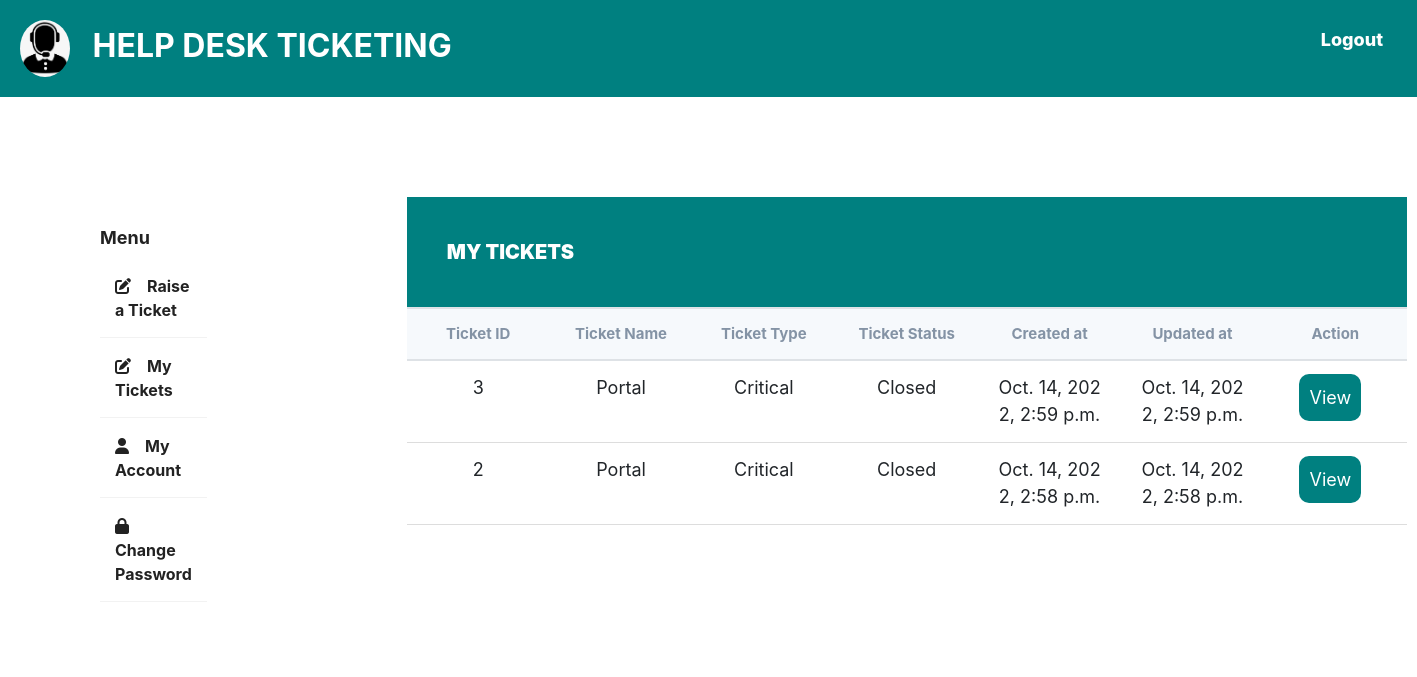
/helpdesk/my-tickets/brian/ (signed in), run on the app's committed database.
### base/models.py (models this page shows, shortened)
class Ticket(models.Model):
    ticket_id = models.AutoField(primary_key=True)
    created_by = models.ForeignKey(
        StudentProfile, on_delete=models.CASCADE, null=True, related_name='created_by')
    closed_by = models.ForeignKey(
        OfficerProfile, on_delete=models.CASCADE, null=True)
    ticket_name = models.CharField(max_length=200, blank=True)
    ticket_type = models.CharField(max_length=200, blank=True)
    ticket_description = models.TextField(max_length=200, blank=True)
    StatusChoices = [
        ('InProgress', 'InProgress'),
        ('Open', 'Open'),
        ('Closed', 'Closed'),
        ('Deferred', 'Deferred'),
    ]
    ticket_status = models.CharField(max_length=200, choices=StatusChoices,
                                     default='Open', blank=True)
    reg_no = models.CharField(max_length=200, blank=False, null=True)
    created_at = models.DateTimeField(default=datetime.now, blank=True)
    updated_at = models.DateTimeField(default=datetime.now, blank=True)
    class Meta:
        ordering = ['-created_at']

### base/views.py (the view)
# urls.py: path('my-tickets/<str:username>/',login_required(views.listTickets), name='my-tickets'),
def listTickets(request, username):
    owner = Users.objects.get(username=username)
    id = StudentProfile.objects.get(user=owner.id).student_id
    my_tickets = Ticket.objects.filter(created_by=id)
    context = {
        "object_list": my_tickets
    }
    return render(request, 'student/my_tickets.html', context)

### templates/student/my_tickets.html
{% extends 'portal.html'%}
{% load static%}
{% block content %}
<div class="wrapper">
    <div class="sidebar">
        <h4>Menu</h4>
        <ul>
            <li><a href="{% url 'raise-ticket'%}"><i class="fa-solid fa-pen-to-square"></i>Raise a Ticket</a></li>
            <li><a href="{% url 'my-tickets' request.user.username %}"><i class="fa-solid fa-pen-to-square"></i>My Tickets</a></li>
            <li><a href="{% url 'my-account'%}"><i class="fa-solid fa-user"></i>My Account</a></li>
            <li><a href="{% url 'change-password'%}"><i class="fa-solid fa-lock"></i>Change Password</a></li>
        </ul>
    </div>
    <div class="main_content">
        <div class="header">MY TICKETS</div>
        <div class="table">
            <div class="table_section">
                <table>
                    <thead>
                        <tr>
                            <th>Ticket ID</th>
                            <th>Ticket Name</th>
                            <th>Ticket Type</th>
                            <th>Ticket Status</th>
                            <th>Created at</th>
                            <th>Updated at</th>
                            <th>Action</th>
                        </tr>
                    </thead>
                    <tbody>
                        {% for ticket in object_list %}
                        <tr>
                            <td>{{ ticket.ticket_id }}</td>
                            <td>{{ ticket.ticket_name }}</td>
                            <td>{{ ticket.ticket_type }}</td>
                            {% if ticket.ticket_status == "Open" %}
                            <td style="color: red;"> {{ ticket.ticket_status }} </td>
                            {% else %}
                            <td>{{ ticket.ticket_status }}</td>
                            {% endif %}
                            <td>{{ ticket.created_at}}</td>
                            <td>{{ ticket.updated_at}}</td>
                            <td>
                                <a href="{%url 'ticket' ticket.ticket_id %}"><button>View</button></a>
                            </td>
                        </tr>
                        {% endfor %}
                    </tbody>
                </table>
            </div>
        </div>
    </div>
    {% endblock content %}

### static/style.css (style rules this page uses)
* { margin: 0; padding: 0; box-sizing: border-box; }
html { font-family: Poppins; font-size: 18px; line-height: 1.8; color: #222; background: #f8f8f8; font-weight: 400; font-family: Poppins; }
a { text-decoration: none; }
.wrapper { display: flex; position: relative; margin: 100px; }
.wrapper .sidebar { width: 300px; height: 100%; background: #fff; padding: 30px 0px; position: sticky; }
.wrapper .sidebar h4 { color: #222; text-align: left; font-size: 18px; font-weight: 700; }
.wrapper .sidebar ul li { padding: 15px; border-bottom: 1px solid #fff; border-bottom: 1px solid rgba(0, 0, 0, 0.05); border-top: 1px solid rgba(255, 255, 255, 0.05); list-style: none; transition: .4s; }
.wrapper .sidebar ul li a { color: #222; display: block; font-size: 16px; font-weight: 700; }
.sidebar ul a i { margin-right: 16px; }
.wrapper .main_content { width: 100%; margin-left: 200px; }
.wrapper .main_content .header { padding: 40px; background: teal; color: #fff; border-bottom: 1px solid #e0e4e8; border-top: 30px; font-weight: 1000; width: 100%; font-size: 20px; }
table { width: 100%; table-layout: fixed; }
.table { width: 100%; table-layout: fixed; min-width: 1000px; border-collapse: collapse; }
.table_section { height: 650px; overflow: auto; min-width: 100px; }
thead th { position: sticky; top: 0; background-color: #f6f9fc; color: #8493a5; font-size: 15px; }
th, td { border-bottom: 1px solid #dddddd; padding: 10px 20px; word-break: break-all; text-align: center; }
button { outline: none; border: none; border-radius: 10px; cursor: pointer; padding: 10px; color: #ffffff; margin-right: 10px; }
td button:nth-child(1) { background-color: teal; }

### data on the page
Ticket: ticket_id "3", ticket_name "Portal", ticket_type "Critical", ticket_status "Closed", created_at "Oct. 14, 2022, 2:59 p.m.", updated_at "Oct. 14, 2022, 2:59 p.m."
Ticket: ticket_id "2", ticket_name "Portal", ticket_type "Critical", ticket_status "Closed", created_at "Oct. 14, 2022, 2:58 p.m.", updated_at "Oct. 14, 2022, 2:58 p.m."
